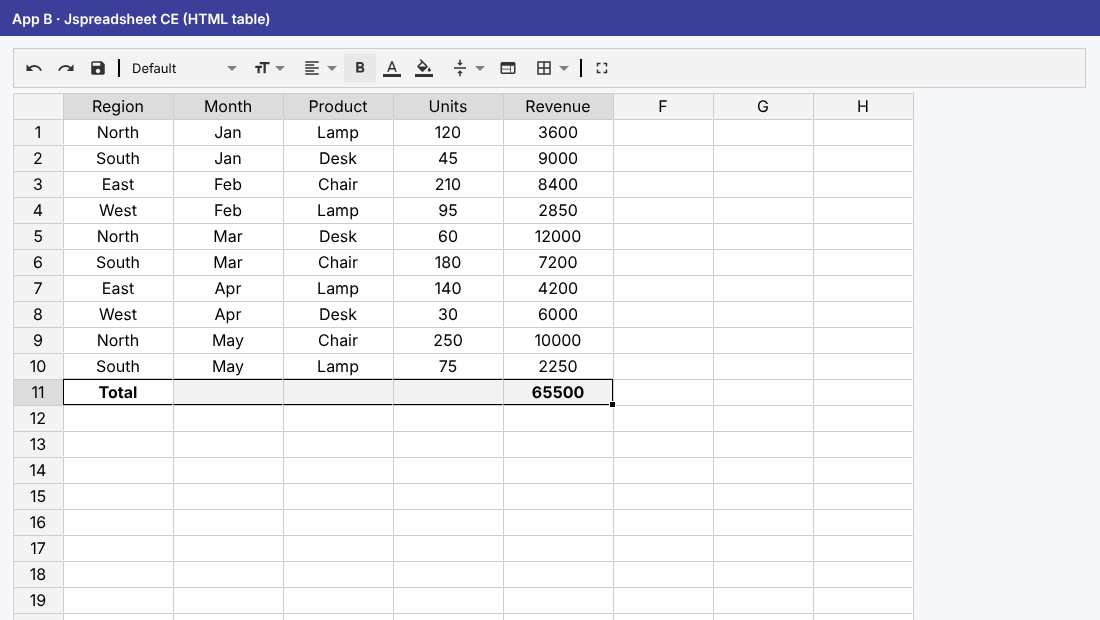
#> input picture try_b.png, 1100 x 620 px
$ python -i extract.py   (imports and definitions only)
#> lines starting #> are read from the running program, lines starting #| are printed output that depends on the picture
#> further down, picture is the input picture: shape (620, 1100, 3); mean B, G, R 240.4, 234.6, 234.2
"""Video -> steps -> visual contracts.

Reads a screen-recorded tutorial and recovers what the person did and what
each action changed on screen. Each recovered step carries a visual contract:
the screen region it acted on, the region that changed, and what that region
must show afterwards.

Live mode: SAM 3.1 segments the pointer, click markers, touched controls and
changed regions; Muse Spark reads and names them.
Offline mode (no API key): color segmentation finds the pointer and click
markers, frame differencing finds the changed regions, and OCR reads them.
Both modes write the same output format.
"""
from __future__ import annotations

import json
import re
from dataclasses import dataclass, field, asdict
from pathlib import Path

import cv2
import numpy as np

from . import vision as V

# Pointer / click-marker color used by common screen-recording tools' highlight
# (our recordings use the same convention). BGR.
CURSOR_BGR = np.array([111, 45, 255])


@dataclass
class Frame:
    t: float
    img: np.ndarray


@dataclass
class Event:
    kind: str                 # click | drag | type
    t: float
    x: float = 0
    y: float = 0
    x2: float = 0
    y2: float = 0
    text: str = ""


@dataclass
class Step:
    index: int
    action: str               # enter_text | select_range | press_control
    t_start: float
    t_end: float
    point: tuple
    point2: tuple | None = None
    text: str = ""
    target: dict = field(default_factory=dict)
    contract: dict = field(default_factory=dict)
    crops: dict = field(default_factory=dict)
    intent: str = ""


# [13 lines left out: function read_frames, not called in this run]


def pointer_mask(img: np.ndarray) -> np.ndarray:
    d = np.abs(img.astype(int) - CURSOR_BGR).sum(axis=2)
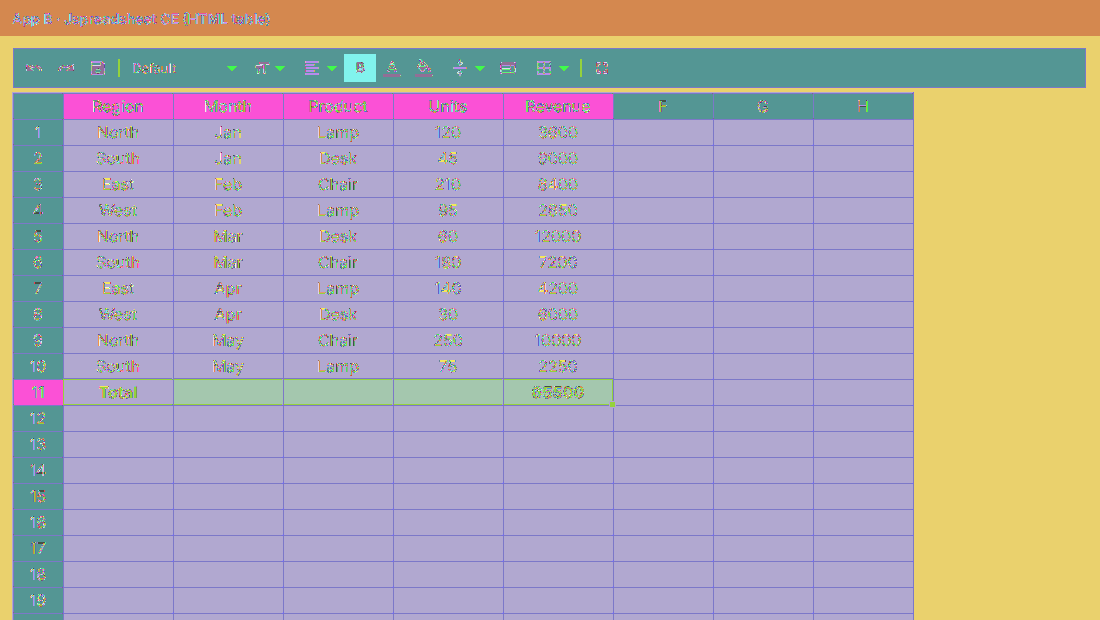
#> d: shape (620, 1100) int64; 162 distinct labels, from 210 to 411; one colour per label, 0 black
    return (d < 90).astype(np.uint8)
#> returned value: shape (620, 1100); every value is 0


def find_pointer(img: np.ndarray):
    """Pointer tip and whether a click ring is visible in this frame."""
    m = pointer_mask(img)
    n, labels, stats, _ = cv2.connectedComponentsWithStats(m)
#> labels: shape (620, 1100) int32; every value is 0
#> n = 1; stats = [[0, 0, 1100, 620, 682000]]
    tip, ring = None, None
    for i in range(1, n):
        x, y, w, h, area = stats[i]
        if area < 25:
            continue
        fill = area / float(w * h)
        if w >= 30 and h >= 30 and fill < 0.45:          # hollow circle = click marker
            ring = (x + w / 2, y + h / 2)
        elif 10 <= w <= 30 and 14 <= h <= 34:            # arrow
            tip = (x + 2, y + 2)
    if ring is None and n > 2:
        # The arrow's white outline can cut the ring into arcs: join nearby pieces and look again.
        n2, _, st2, _ = cv2.connectedComponentsWithStats(cv2.dilate(m, np.ones((5, 5), np.uint8)))
        for i in range(1, n2):
            x, y, w, h, area = st2[i]
            if 30 <= w <= 70 and 30 <= h <= 70 and area / float(w * h) < 0.6:
                ring = (x + w / 2, y + h / 2)
    return tip, ring


# [68 lines left out: functions masked, detect_events, read_typed_text, not called in this run]


def frame_index(frames, t):
    return min(range(len(frames)), key=lambda i: abs(frames[i].t - t))


# [82 lines left out: function analyze, not called in this run]


def _snap_x(grid, x):
    return min((w.cx for w in grid.headers), key=lambda c: abs(c - x))


def _snap_y(grid, y):
    ys = grid.data_rows_y + [grid.first_empty_row_y + n * grid.row_h for n in range(3)]
    return min(ys, key=lambda c: abs(c - y))


# [18 lines left out: functions _jsonable, _row_ref, not called in this run]


def _col_ref(grid, x):
    w = min(grid.headers, key=lambda h: abs(h.cx - x))
    return w.text


# [39 lines left out: function annotate, not called in this run]

>>> import cv2
>>> picture = cv2.imread('../try_b.png')
>>> result = find_pointer(picture)
